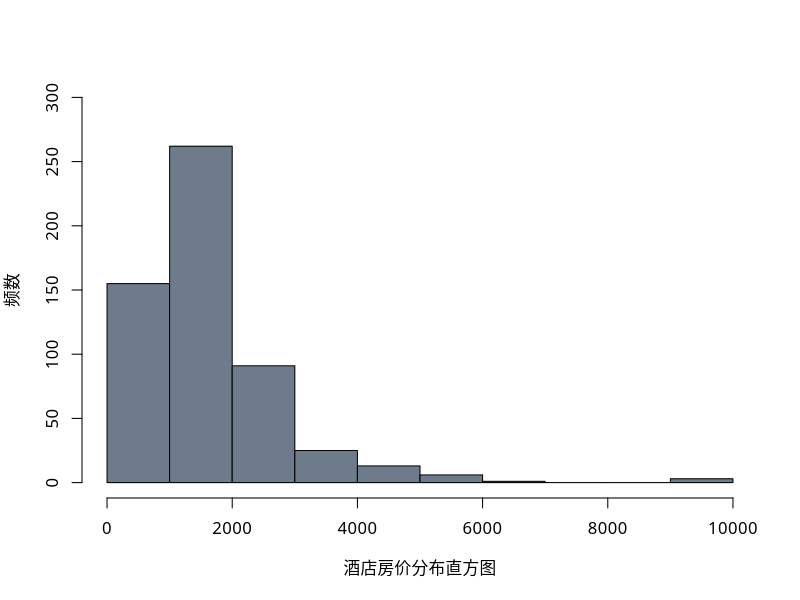
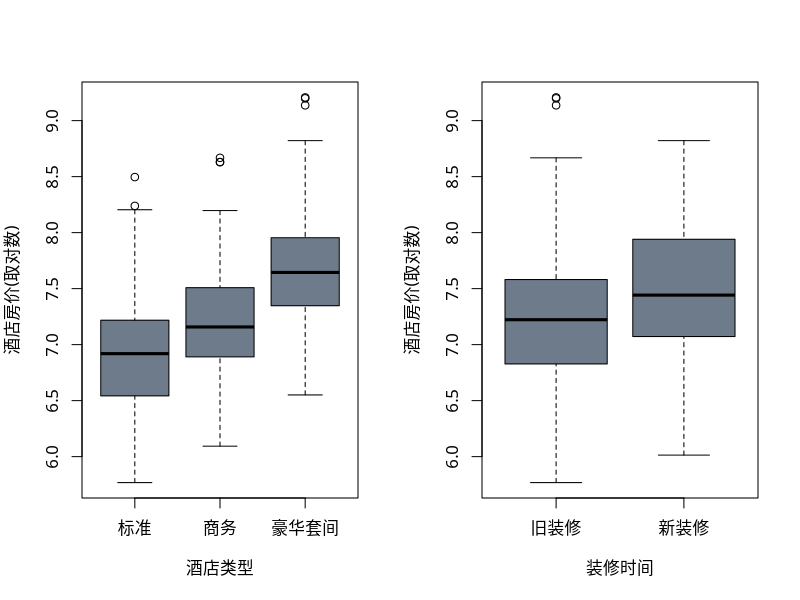
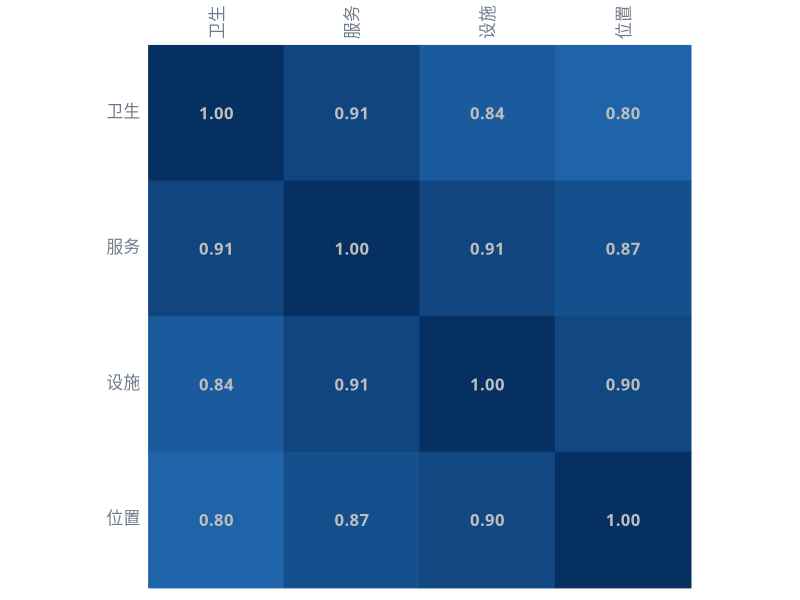
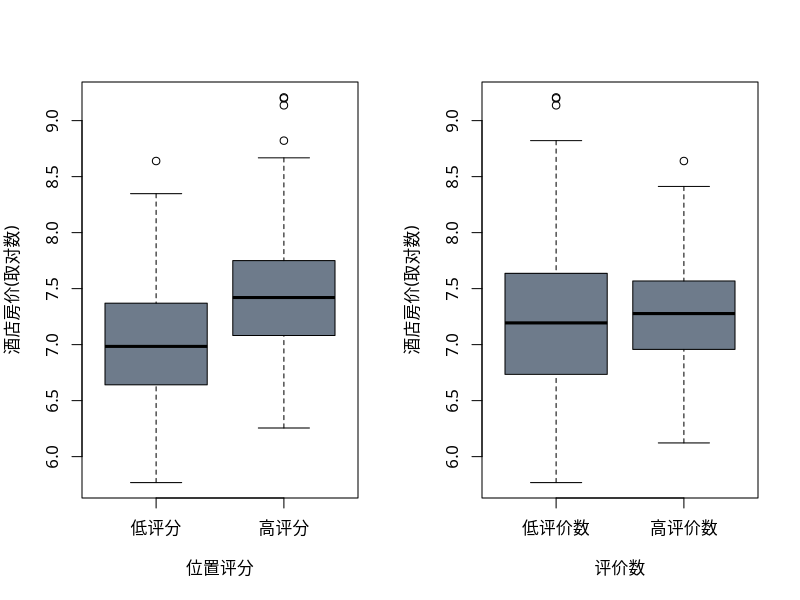
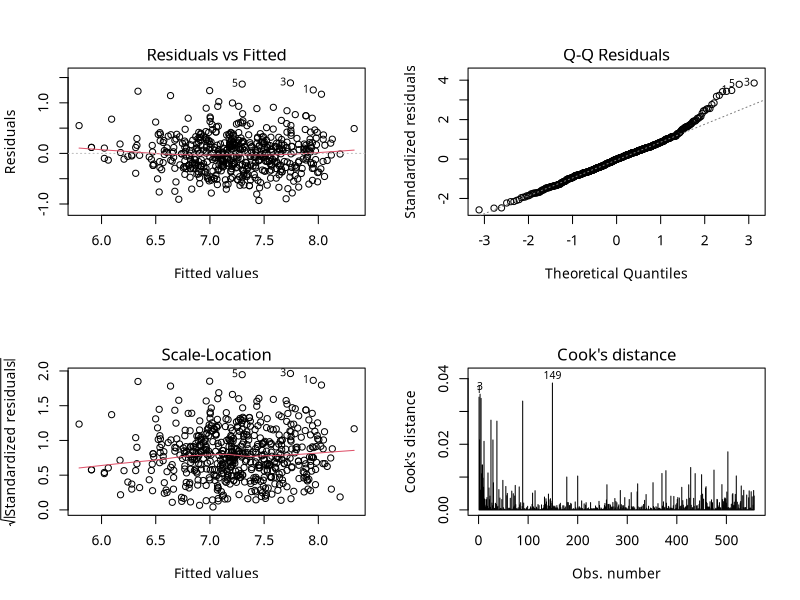

The R source for these figures, in order:
library("car")                         #支持方差膨胀因子计算
library("readr")                       #支持读入数据
library("corrplot") 

par(family='STKaiti')

hotel <- read.csv("hoteldata.csv")
names(hotel) <- c("hotel_name",        #--酒店名称
                  "area",              #--酒店地区
                  "site",              #--酒店地址
                  "hyg_grade",         #--卫生评分
                  "ser_grade",         #--服务评分
                  "fac_grade",         #--设施评分
                  "loc_grade",         #--位置评分
                  "evaluate",          #--评价数
                  "time",              #--装修时间
                  "type",              #--房间类型
                  "price",             #--酒店房价
                  "lon",               #--经度
                  "lat",               #--纬度
                  "company",           #--公司
                  "trip",              #--出行住宿
                  "school")            #--校园生活

hotel$total_grade <- (hotel$hyg_grade+hotel$ser_grade+hotel$fac_grade+hotel$loc_grade)/4
#对装修时间进行处理
hotel$timeCut <- cut(hotel$time, c(0,2015.5,Inf),c("旧装修","新装修"))   #分组函数
#把其他地区作为基准组
hotel$area <- factor(as.character(hotel$area),levels = c("其他城区","东城区","朝阳区","海淀区"))

par(mfrow = c(1,1))                                   
hist(x    = hotel$price,
     xlab = "酒店房价分布直方图",                          #x轴标签
     ylab = "频数",                                     #y轴标签
     ylim = c(0,300),                                  #y轴范围
     col  = "lightsteelblue4",                         #颜色为lightsteelblue4
     main = "")            

#(2)因变量数字特征
median(hotel$price)                                    #酒店房价的中位数
mean(hotel$price)                                      #酒店房价的平均数
#1.2自变量
#(1)酒店因素箱线图
par(mfrow = c(1,2))                                    #1x2画布
hotel$type= factor(hotel$type,levels = c("标准间","商务间","豪华套间"))
boxplot(log(hotel$price)~(hotel$type),                 #画箱线图
        col     = "lightsteelblue4",                   #颜色为lightsteelblue4
        ylab    = "酒店房价(取对数)",                     #y轴标签
        xlab    = "酒店类型",                            #x轴标签
        names   = c("标准","商务","豪华套间"))            #分组命名
timeCut <- cut(hotel$time, c(0,2015.5,Inf))
boxplot(log(hotel$price) ~ timeCut,                    #画箱线图
        col     = c("lightsteelblue4"),                #颜色为lightsteelblue4
        ylab    = "酒店房价(取对数)",                     #y轴标签
        xlab    = "装修时间",                           #x轴标签
        names   = c("旧装修","新装修"))                  #分组命名

#(2)评分因素相关系数
par(mfrow = c(1,1))                                    #1x1画布
grade <- data.frame(hotel$hyg_grade,hotel$ser_grade,hotel$fac_grade,hotel$loc_grade)
names(grade) <- c("卫生","服务","设施","位置")
cor_grade <- cor(grade)                                #计算相关系数矩阵
corrplot(cor_grade,                                    #相关系数矩阵可视化
         col         = NULL,
         type        = "full",                         #图形为全部填充
         order       = "AOE",                          #排序按照特征向量角序(AOE)方式
         method      = "color",                        #颜色填充方式
         tl.col      = "lightsteelblue4",              #字体颜色为lightsteelblue4
         tl.cex      = 1,                              #字体大小为1
         cl.pos      = "n",                            #图例(位置)，不需要图例
         addCoef.col = "grey")                         #系数颜色为grey

#(3)评分因素箱线图
par(mfrow = c(1,2))                                    #1X2画布
total_gradeCut <- cut(hotel$total_grade, c(0,4.5,Inf)) #分组函数
boxplot(log(hotel$price) ~ total_gradeCut,             #画箱线图
        col     = c("lightsteelblue4"),                #颜色为lightsteelblue4
        ylab    = "酒店房价(取对数)",                     #y轴标签
        xlab    = "位置评分",                            #x轴标签
        names   = c("低评分","高评分"))                   #分组(4.5分以上为高评分，4.5分一下为低评分)
evaluateCut <- cut(hotel$evaluate, c(0,median(hotel$evaluate),Inf))
boxplot(log(hotel$price) ~ evaluateCut,                #画箱线图
        col     = c("lightsteelblue4"),                #颜色为lightsteelblue4
        ylab    = "酒店房价(取对数)",                     #y轴标签
        xlab    = "评价数",                             #x轴标签
        names   = c("低评价数","高评价数"))               #分组(4.5分以上为高评分，4.5分一下为低评分)
#(4)评分因素数字特征
mean(hotel$hyg_grade)                                  #计算卫生评分均值
mean(hotel$ser_grade)                                  #计算服务评分均值
mean(hotel$fac_grade)                                  #计算设施评分均值
mean(hotel$loc_grade)                                  #计算位置评分均值
#3.对数线性回归模型
#(1)对数线性回归模型建立
lm_price <- lm(log(price) ~ area + type + timeCut + evaluate + total_grade + school + company + trip ,data = hotel)
lm_price <- step(lm_price)                             #AIC方法进行变量选择
summary(lm_price)                                      #输出模型结果
#(2)对数回归模型检验
par(mfrow = c(2,2))                                    #2X2画布
plot(lm_price,which = c(1,2,3,4))                      #模型诊断，包括残差图、QQ图、cook距离
round(vif(lm_price),2)                                 #计算对数回归模型的方差膨胀因子